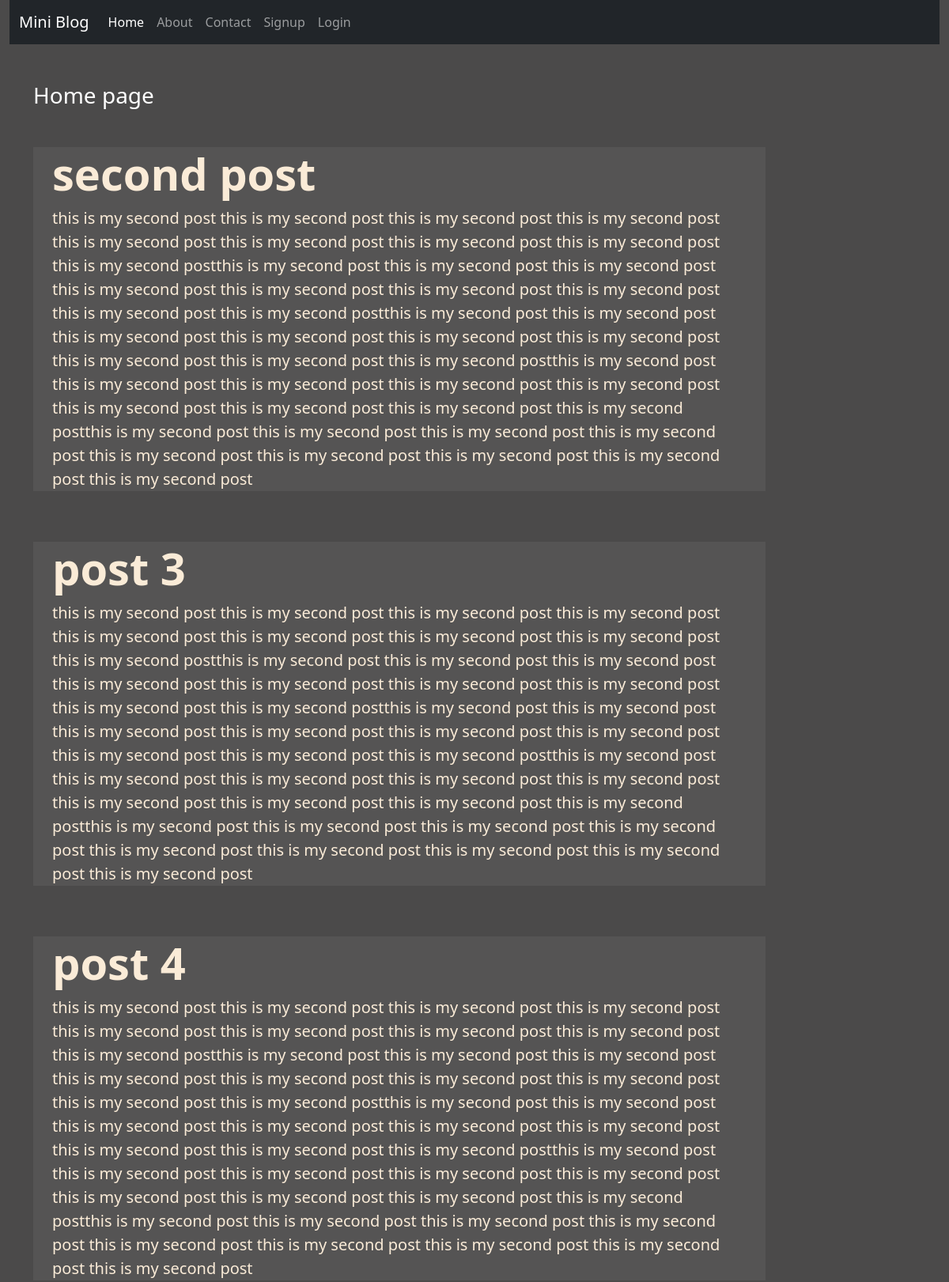
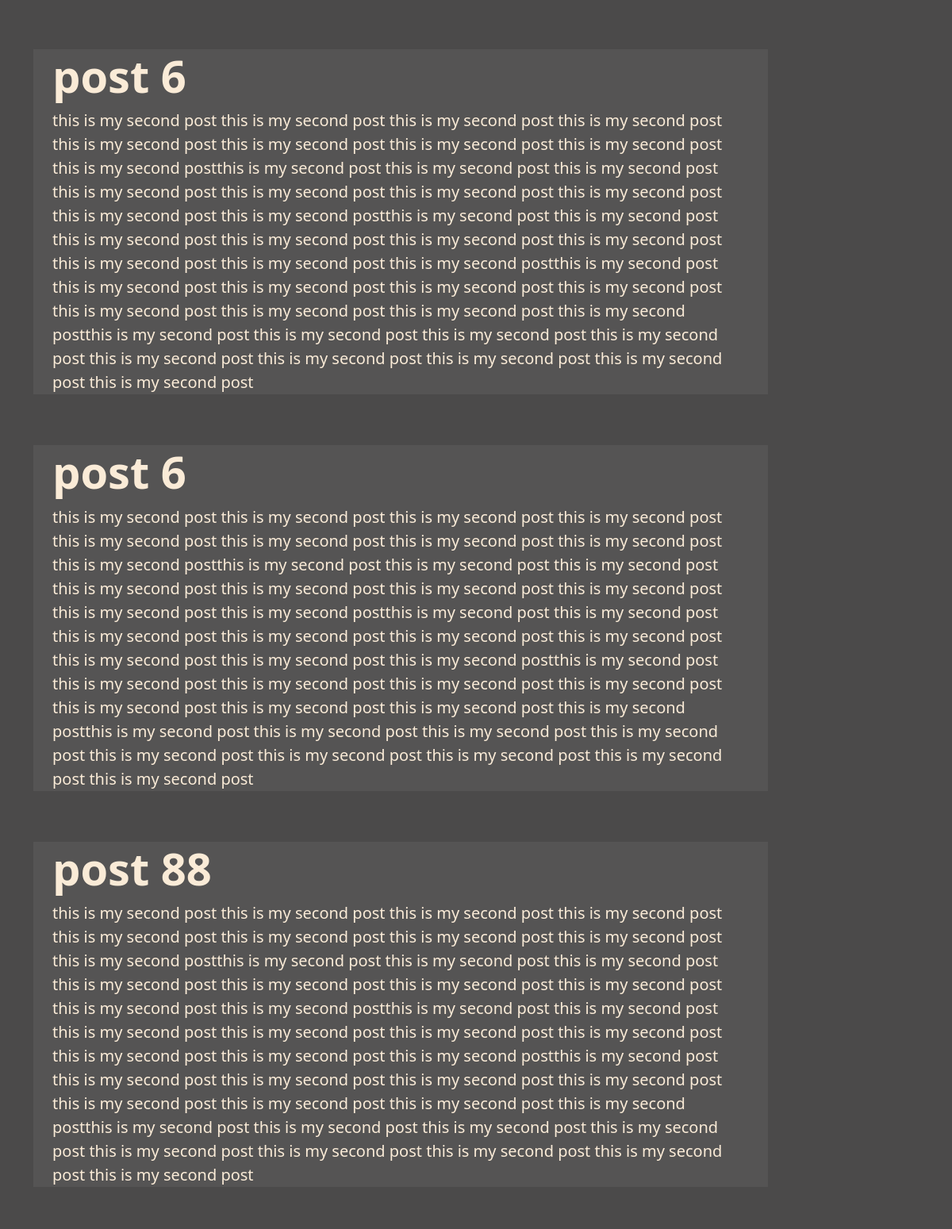
The page / (upper part) on the database its author committed (2 pictures, top to bottom).
### blog/models.py (models this page shows, shortened)
class post(models.Model):
    title=models.CharField(max_length=200)
    disc=models.TextField()

### blog/views.py (the view)
# urls.py: 2. Add a URL to urlpatterns:  path('', views.home, name='home')
def home (request):
    Post=post.objects.all()
    dic={
        'posts':Post,
    }
    return render(request,'blog/home.html',dic)

### blog/templates/blog/home.html
{% extends 'blog/base.html' %}
{% load static %}
{% block content %}
 <div class="col-sm-10 ">
    <h3 class="p text-white my-5">Home page</h3>
    {% for post in posts %}
      <div class="jumbotron jumbotron-fluid jumbo_color">
          <div class="container">
            <h1 class="display-4 font-weight-bold ">{{post.title}}</h1>
            <p class="lead">{{post.disc}}</p>
          </div>
        </div><br><br>
     {% endfor %}
 </div>
{% endblock content %}

### blog/templates/blog/base.html (shortened to what this page needs)
<!DOCTYPE html>
{% load static %}
<!DOCTYPE html>
<html lang="en">
<head>
    <link rel="stylesheet" href="{% static 'blog/css/bootstrap.css' %}">
    <link rel="stylesheet" href="{% static 'blog/css/fontawsam.css' %}">
    <link rel="stylesheet" href="{% static 'blog/css/styleblg.css'  %}">
</head>
<body>
  <div class='container-fluid '>
      {% include 'blog/navbar.html' %}
     <div class="container">
        <div class="row">
                {% block content %}
                {% endblock content %}
        </div>
     </div>
</div>
</body>
</html>

### blog/templates/blog/navbar.html (shortened to what this page needs)
<nav class="navbar navbar-expand-lg navbar-dark bg-dark">
    <div class="container-fluid">
      <a class="navbar-brand" href="/">Mini Blog</a>
      <div class="collapse navbar-collapse" id="navbarNav">
        <ul class="navbar-nav">
          <li class="nav-item">
            <a class="nav-link active" aria-current="page" href="/">Home</a>
          </li>
          <li class="nav-item">
            <a class="nav-link" href="{% url 'about' %}">About</a>
          </li>
          <li class="nav-item">
            <a class="nav-link" href="{% url 'contract' %}">Contact</a>
          </li>
          {% if request.user.is_authenticated %}
          <li class="nav-item">
            <a class="nav-link" href="{% url 'deshboard' %}"> Deshboard</a>
          </li>
          <li class="nav-item">
            <a class="nav-link" href="{% url 'logout' %}">Logout</a>
          </li>
          {% else %}
          <li class="nav-item">
            <a class="nav-link" href="{% url 'signup' %}">Signup</a>
          </li>
          <li class="nav-item">
            <a class="nav-link" href="{% url 'login' %}">Login</a>
          </li>
          {% endif %}
        </ul>
      </div>
    </div>
  </nav>

### blog/static/blog/css/styleblg.css (style rules this page uses)
body { background: rgb(75, 74, 74); color: antiquewhite; }
.jumbo_color { background-color: rgb(85,84,84); }
.font-weight-bold { font-weight:bold !important ; }

### rows shown on the page
post: title "second post", disc "this is my second post this is my second post this is my second post this is my second post this is my second post this is my second post this is my second post this is my second post this is my second postthis is my second post this is my second post this is my second post this is my second post this is my second post this is my second post this is my second post this is my second post this is my second postthis is my second post this is my second post this is my second post this is my second post this is my second post this is my second post this is my second post this is my second post this is my second postthis is my second post this is my second post this is my second post this is my…"
post: title "post 3", disc "this is my second post this is my second post this is my second post this is my second post this is my second post this is my second post this is my second post this is my second post this is my second postthis is my second post this is my second post this is my second post this is my second post this is my second post this is my second post this is my second post this is my second post this is my second postthis is my second post this is my second post this is my second post this is my second post this is my second post this is my second post this is my second post this is my second post this is my second postthis is my second post this is my second post this is my second post this is my…"
post: title "post 4", disc "this is my second post this is my second post this is my second post this is my second post this is my second post this is my second post this is my second post this is my second post this is my second postthis is my second post this is my second post this is my second post this is my second post this is my second post this is my second post this is my second post this is my second post this is my second postthis is my second post this is my second post this is my second post this is my second post this is my second post this is my second post this is my second post this is my second post this is my second postthis is my second post this is my second post this is my second post this is my…"
post: title "post 6", disc "this is my second post this is my second post this is my second post this is my second post this is my second post this is my second post this is my second post this is my second post this is my second postthis is my second post this is my second post this is my second post this is my second post this is my second post this is my second post this is my second post this is my second post this is my second postthis is my second post this is my second post this is my second post this is my second post this is my second post this is my second post this is my second post this is my second post this is my second postthis is my second post this is my second post this is my second post this is my…"
post: title "post 6", disc "this is my second post this is my second post this is my second post this is my second post this is my second post this is my second post this is my second post this is my second post this is my second postthis is my second post this is my second post this is my second post this is my second post this is my second post this is my second post this is my second post this is my second post this is my second postthis is my second post this is my second post this is my second post this is my second post this is my second post this is my second post this is my second post this is my second post this is my second postthis is my second post this is my second post this is my second post this is my…"
post: title "post 88", disc "this is my second post this is my second post this is my second post this is my second post this is my second post this is my second post this is my second post this is my second post this is my second postthis is my second post this is my second post this is my second post this is my second post this is my second post this is my second post this is my second post this is my second post this is my second postthis is my second post this is my second post this is my second post this is my second post this is my second post this is my second post this is my second post this is my second post this is my second postthis is my second post this is my second post this is my second post this is my…"
